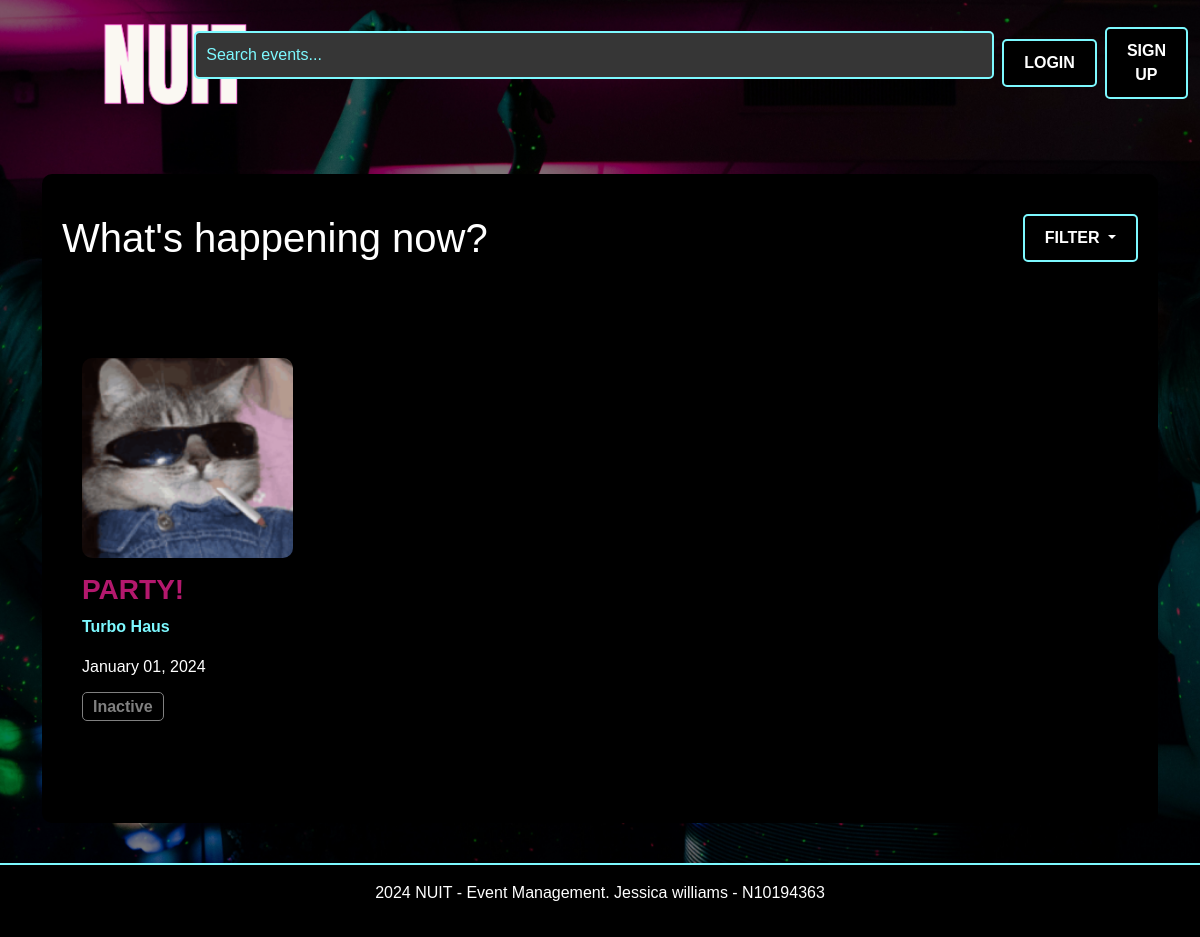
Before: / with the older database file.
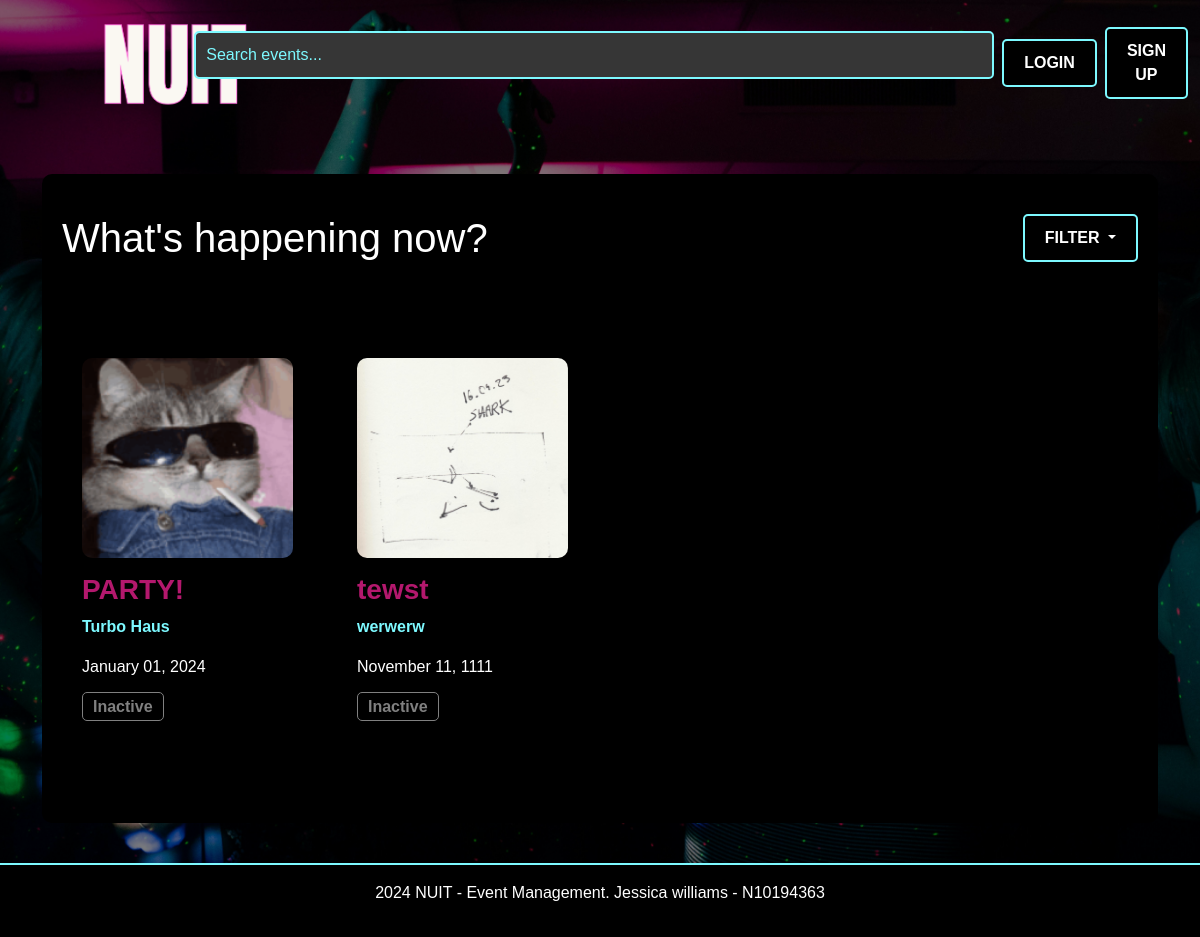
After: the same page with the newer database file.
### website/models.py (models this page shows)
class Event(db.Model):
    id = db.Column(db.Integer, primary_key=True)
    name = db.Column(db.String(100), nullable=False)
    location = db.Column(db.String(100), nullable=False)
    date = db.Column(db.DateTime, nullable=False)
    description = db.Column(db.Text, nullable=True)
    available_tickets = db.Column(db.Integer, nullable=False)
    categories = db.Column(db.String(200), nullable=False)
    image = db.Column(db.String(100), nullable=True)
    comments = db.relationship('Comment', backref='event', lazy=True)
    bookings = db.relationship('Booking', backref='event', lazy=True)

### website/views.py (the view)
@main_bp.route('/')
def index():
    register_form = RegistrationForm ()
    login_form = LoginForm()
    events = Event.query.all()
    return render_template('index.html', register_form=register_form, login_form=login_form, events=events)

### website/forms.py
class RegistrationForm (FlaskForm):
    first_name = StringField("First Name", validators=[InputRequired()])
    last_name = StringField("Last Name", validators=[InputRequired()])
    email = StringField("Email", validators=[InputRequired(), Email()])
    password = PasswordField("Password", validators=[InputRequired()])
    contact_number = StringField("Contact Number", validators=[
        InputRequired(),
        Length(min=10, max=15)
    ])
    street_address = StringField("Street Address", validators=[InputRequired()])
    submit = SubmitField("Register")

class LoginForm(FlaskForm):
    email = StringField("Email", validators=[InputRequired(), Email()])
    password = PasswordField("Password", validators=[InputRequired()])
    submit = SubmitField("Login")

### website/templates/index.html (shortened to what this page needs)
{% extends "base.html" %} {% from "bootstrap5/form.html" import render_form %}
{% block content %}
    <div class="container mt-5">
        <div class="section-background">
            <div class="row">
                <div class="col-md-6">
                    <h1>What's happening now?</h1>
                </div>
                <div class="col-md-6 text-end">
                    <div class="dropdown d-inline">
                        <button class="btn dropdown-toggle" type="button" id="eventCategoryDropdown"
                            data-bs-toggle="dropdown" aria-expanded="false">
                            Filter
                        </button>
                    </div>
                </div>
            </div>
            <div class="row mt-5">
                {% for event in events %}
                <div class="col-lg-3 col-md-6 col-sm-12 mb-4">
                    <div class="event-card">
                        <a href="{{ url_for('event_bp.event_details', event_id=event.id) }}">
                            <img src="{{ url_for('static', filename='img/' + event.image.replace('website/static/img', '')) }}" class="img-fluid" alt="{{ event.name }}">
                        </a>
                        <h3>{{ event.name }}</h3>
                        <p class="location">{{ event.location }}</p>
                        <p>{{ event.date.strftime('%B %d, %Y') }}</p>
                        {% if event.available_tickets == 0 %}
                        <span class="event-status status-sold-out">Sold Out</span>
                        {% elif event.is_active %}
                        <span class="event-status status-open">Open</span>
                        {% else %}
                        <span class="event-status status-inactive">Inactive</span>
                        {% endif %}
                    </div>
                </div>
                {% endfor %}
            </div>
        </div>
    </div>
{% endblock %}

### website/templates/base.html (shortened to what this page needs)
<html>
  <head>
    <link
      href="https://cdn.jsdelivr.net/npm/bootstrap@5.3.2/dist/css/bootstrap.min.css"
      rel="stylesheet"
    />
    <link
      rel="stylesheet"
      href="{{ url_for('static', filename='css/styles.css') }}"
    />
  </head>
  <body>
    <header>
      <nav class="navbar navbar-expand-lg navbar-dark bg-dark">
        <div
          class="container-fluid d-flex justify-content-between align-items-center"
        >
          <a class="navbar-brand" href="{{ url_for('main.index') }}">
            <img src="static/img/logo.png" alt="Nuit Logo" class="logo" />
          </a>
          <form class="d-flex mx-auto">
            <input
              class="form-control"
              type="search"
              placeholder="Search events..."
              aria-label="Search"
              style="width: 800px"
            />
          </form>
          {% if current_user.is_authenticated %}
          <div class="d-flex ms-2">
            <a href="{{ url_for('main.booking_history') }}" class="btn"
              >Booking History</a
            >
          </div>
          <div class="d-flex ms-2">
            <a href="{{ url_for('auth.logout') }}" class="btn">Log Out</a>
          </div>
          {% else %}
          <div class="d-flex ms-2">
            <button
              type="button"
              class="btn btn-filter"
              data-bs-toggle="modal"
              data-bs-target="#loginModal"
            >
              Login
            </button>
          </div>
          <div class="d-flex ms-2">
            <button
              type="button"
              class="btn"
              data-bs-toggle="modal"
              data-bs-target="#registerModal"
            >
              SIGN UP
            </button>
            {% endif %}
          </div>
        </div>
      </nav>
    </header>
    {% block content %} {% endblock %}
    <footer class="footer bg-dark text-white text-center py-3 mt-auto">
      <p>2024 NUIT - Event Management. Jessica williams - N10194363</p>
    </footer>
  </body>
</html>

### website/static/css/styles.css (style rules this page uses)
body, h1, h2, h3, h4, h5, h6, p, a, button, input, footer, .search-bar { font-family: Verdana, Geneva, sans-serif; }
h3,h4 { color: rgb(179, 24, 109); font-weight: bold; }
html, body { height: 100%; margin: 0; }
body { display: flex; flex-direction: column; justify-content: space-between; }
.navbar { background-color: transparent !important; border: none; }
.logo { height: 100px; width: auto; max-width: 100%; margin-left: 80px; margin-right: 20px; }
.btn { background-color: #000000; color: white; border: 2px solid rgb(125, 249, 255); padding: 10px 20px; border-radius: 5px; font-weight: bold; text-transform: uppercase; transition: background-color 0.3s ease, border-color 0.3s ease; }
.event-status { font-weight: bold; padding: 5px 10px; border-radius: 5px; background-color: black; border: 1px solid; }
.status-inactive { color: grey; border-color: grey; }
.event-card { background-color: #000000; border-radius: 10px; padding: 20px; margin: 20px 0; }
.event-card img { width: 100%; height: 200px; object-fit: cover; border-radius: 10px; margin-bottom: 15px; }
.location { color: #7DF9FF; font-weight: bold; }
body { background-image: url('../img/background.jpg'); background-size: cover; background-position: center; background-repeat: no-repeat; background-attachment: fixed; color: white; position: relative; z-index: 0; }
body::before { content: ""; position: fixed; top: 0; left: 0; width: 100%; height: 100%; background-color: rgba(0, 0, 0, 0.5); z-index: -1; }
.section-background { background-color: black; padding: 40px 20px; margin-bottom: 40px; border-radius: 10px; }
.footer { background-color: #000000 !important; color: white !important; padding: 20px; text-align: center; border-top: 2px solid #7DF9FF; flex-shrink: 0; }
.form-control { background-color: rgb(54, 54, 54); color: #7DF9FF; border: 2px solid #7DF9FF; border-radius: 5px; padding: 10px; }
.form-control::placeholder { color: #7DF9FF; }

Changed rows visible on the page:
added Event: image (picture), name "tewst", location "werwerw", date "November 11, 1111", available_tickets "Inactive"
